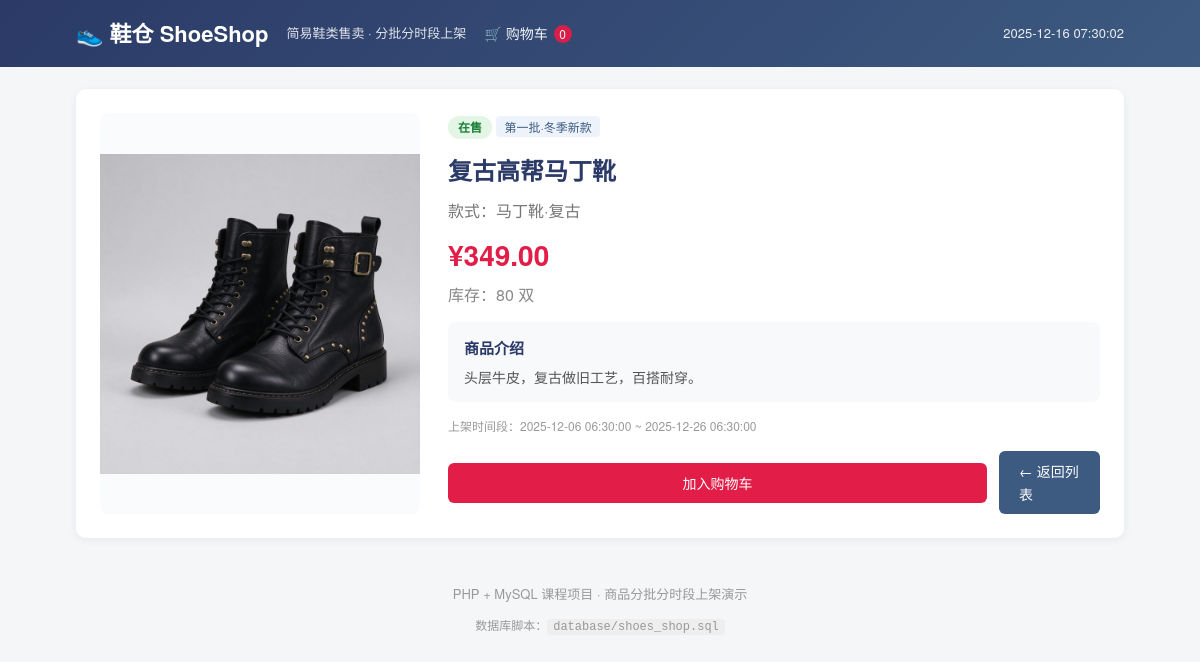
Screenshot of /detail.php?id=2 with the database file from the repository.
### tables this page shows
CREATE TABLE products (
    id          INT AUTO_INCREMENT PRIMARY KEY,
    batch_id    INT          NOT NULL COMMENT '所属批次，关联 batches.id',
    name        VARCHAR(100) NOT NULL COMMENT '鞋名',
    style       VARCHAR(100) NOT NULL COMMENT '款式',
    price       DECIMAL(10,2) NOT NULL COMMENT '售价',
    stock       INT          NOT NULL COMMENT '库存数量',
    image       VARCHAR(255) DEFAULT '' COMMENT '图片路径',
    description TEXT         COMMENT '商品描述',
    created_at  DATETIME     DEFAULT CURRENT_TIMESTAMP,
    CONSTRAINT fk_product_batch FOREIGN KEY (batch_id) REFERENCES batches(id)
);

CREATE TABLE batches (
    id          INT AUTO_INCREMENT PRIMARY KEY,
    batch_name  VARCHAR(50)  NOT NULL COMMENT '批次名称，如：第一批·冬季新款',
    start_time  DATETIME     NOT NULL COMMENT '上架开始时间',
    end_time    DATETIME     NOT NULL COMMENT '上架结束时间',
    remark      VARCHAR(255) DEFAULT '' COMMENT '批次说明'
);

### detail.php (the view, shortened to what this page needs)
<?php
require_once __DIR__ . '/includes/header.php';
$id = isset($_GET['id']) ? (int)$_GET['id'] : 0;
$pdo = db_connect();
$now = date('Y-m-d H:i:s');
$stmt = $pdo->prepare(
    "SELECT p.id, p.name, p.style, p.price, p.stock, p.image, p.description,
            b.batch_name, b.start_time, b.end_time
     FROM products p
     JOIN batches b ON p.batch_id = b.id
     WHERE p.id = ?"
);
$stmt->execute([$id]);
$product = $stmt->fetch();
$onSale = ($now >= $product['start_time'] && $now <= $product['end_time']);
$statusText = $onSale
    ? '在售'
    : ($now < $product['start_time'] ? '未开始' : '已结束');
?>
<div class="detail-box">
    <div class="detail-img">
        <?php if ($product['image']): ?>
            <img src="<?php echo htmlspecialchars($product['image']); ?>" alt="<?php echo htmlspecialchars($product['name']); ?>">
        <?php else: ?>
            <span class="img-placeholder">暂无图片</span>
        <?php endif; ?>
    </div>
    <div class="detail-info">
        <span class="tag tag-<?php echo $onSale ? 'on' : 'over'; ?>"><?php echo $statusText; ?></span>
        <span class="batch-label"><?php echo htmlspecialchars($product['batch_name']); ?></span>
        <h1><?php echo htmlspecialchars($product['name']); ?></h1>
        <p class="detail-style">款式：<?php echo htmlspecialchars($product['style']); ?></p>
        <p class="detail-price">¥<?php echo number_format($product['price'], 2); ?></p>
        <?php
            $stock = (int)$product['stock'];
            if ($stock <= 0) {
                echo '<p class="detail-stock out">已售罄</p>';
            } elseif ($stock <= 5) {
                echo '<p class="detail-stock low">仅剩 ' . $stock . ' 双</p>';
            } else {
                echo '<p class="detail-stock">库存：' . $stock . ' 双</p>';
            }
        ?>
        <div class="detail-desc">
            <h3>商品介绍</h3>
            <p><?php echo nl2br(htmlspecialchars($product['description'] ?: '暂无描述。')); ?></p>
        </div>
        <p class="muted">
            上架时间段：<?php echo htmlspecialchars($product['start_time']); ?> ~
            <?php echo htmlspecialchars($product['end_time']); ?>
        </p>
        <?php if ($onSale): ?>
            <?php if ($stock > 0): ?>
                <p class="detail-actions">
                    <a class="btn-add" href="cart.php?action=add&id=<?php echo (int)$product['id']; ?>">加入购物车</a>
                    <a class="btn" href="index.php">← 返回列表</a>
                </p>
            <?php else: ?>
                <p class="warn">该商品已售罄。</p>
                <p><a class="btn" href="index.php">← 返回列表</a></p>
            <?php endif; ?>
        <?php else: ?>
            <p class="warn">该批次当前不在上架时间段内，商品不可购买。</p>
            <p><a class="btn" href="index.php">← 返回列表</a></p>
        <?php endif; ?>
    </div>
</div>
<?php require_once __DIR__ . '/includes/footer.php'; ?>

### assets/css/style.css (style rules this page uses)
* { box-sizing: border-box; margin: 0; padding: 0; }
body { font-family: "PingFang SC", "Microsoft YaHei", "Helvetica Neue", Arial, sans-serif; background: #f5f6f8; color: #333; line-height: 1.6; }
a { color: inherit; text-decoration: none; }
img { max-width: 100%; display: block; }
.tag { display: inline-block; padding: 2px 10px; border-radius: 20px; font-size: 12px; font-weight: 600; }
.tag-on { background: #e3f6e5; color: #1a7f37; }
.batch-label { display: inline-block; font-size: 12px; color: #3d5a80; background: #eef3fb; border-radius: 4px; padding: 1px 8px; margin-bottom: 6px; }
.detail-box { background: #fff; border-radius: 10px; box-shadow: 0 2px 8px rgba(0,0,0,.06); margin: 22px 0; padding: 24px; display: grid; grid-template-columns: 320px 1fr; gap: 28px; }
.detail-img { border-radius: 8px; overflow: hidden; background: #fafbfc; display: flex; align-items: center; justify-content: center; min-height: 260px; }
.detail-img img { width: 100%; }
.detail-info h1 { font-size: 24px; color: #2b3a67; margin: 8px 0; }
.detail-style { color: #777; }
.detail-price { color: #e11d48; font-size: 28px; font-weight: 700; margin: 10px 0 4px; }
.detail-stock { color: #888; margin-bottom: 12px; }
.detail-desc { background: #f8f9fb; border-radius: 8px; padding: 14px 16px; margin: 14px 0; }
.detail-desc h3 { font-size: 15px; color: #2b3a67; margin-bottom: 6px; }
.detail-desc p { font-size: 14px; color: #555; }
.btn { display: inline-block; background: #3d5a80; color: #fff; padding: 9px 20px; border-radius: 6px; font-size: 14px; margin-top: 10px; }
.muted { color: #999; font-size: 12px; margin-top: 10px; }
.btn-add { display: inline-block; width: 100%; text-align: center; background: #e11d48; color: #fff; padding: 9px 0; border-radius: 6px; font-size: 14px; }
.detail-actions { display: flex; gap: 12px; align-items: center; margin-top: 16px; }
.detail-actions .btn { margin-top: 0; }

### rows the page displays
products: image (picture), batch.batch_name "第一批·冬季新款", name "复古高帮马丁靴", style "马丁靴·复古", price "349.00", stock "80", description "头层牛皮，复古做旧工艺，百搭耐穿。", batch.start_time "2025-12-06 06:30:00", batch.end_time "2025-12-26 06:30:00"

### other values shown
$cartCount "0"
